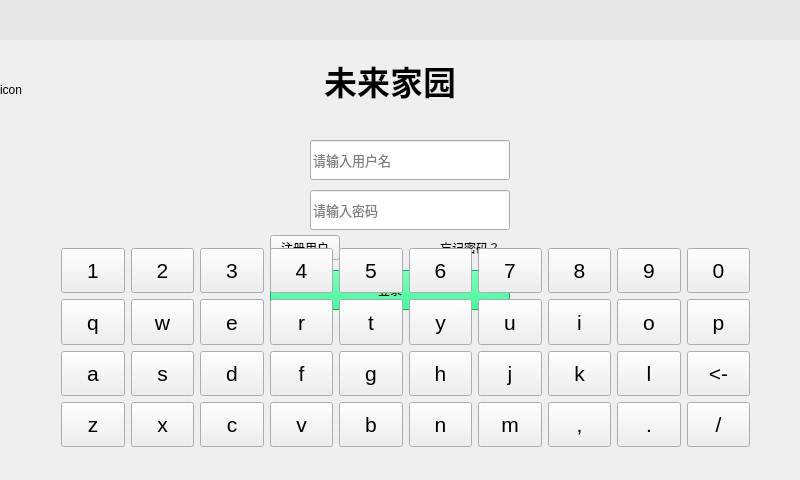
<?xml version="1.0" encoding="UTF-8"?>
<ui version="4.0">
 <class>loginWindow</class>
 <widget class="QMainWindow" name="loginWindow">
  <property name="geometry">
   <rect>
    <x>0</x>
    <y>0</y>
    <width>800</width>
    <height>480</height>
   </rect>
  </property>
  <property name="windowTitle">
   <string>loginWindow</string>
  </property>
  <widget class="QWidget" name="centralWidget">
   <widget class="QLabel" name="adLabel">
    <property name="geometry">
     <rect>
      <x>0</x>
      <y>0</y>
      <width>800</width>
      <height>480</height>
     </rect>
    </property>
    <property name="styleSheet">
     <string notr="true"/>
    </property>
    <property name="text">
     <string/>
    </property>
   </widget>
   <widget class="QPushButton" name="skipButton">
    <property name="geometry">
     <rect>
      <x>700</x>
      <y>0</y>
      <width>93</width>
      <height>28</height>
     </rect>
    </property>
    <property name="text">
     <string>点击跳过</string>
    </property>
   </widget>
   <widget class="QWidget" name="loginWidget" native="true">
    <property name="geometry">
     <rect>
      <x>0</x>
      <y>0</y>
      <width>800</width>
      <height>480</height>
     </rect>
    </property>
    <property name="styleSheet">
     <string notr="true"/>
    </property>
    <widget class="QLabel" name="label_2">
     <property name="geometry">
      <rect>
       <x>0</x>
       <y>39</y>
       <width>101</width>
       <height>101</height>
      </rect>
     </property>
     <property name="styleSheet">
      <string notr="true">border-image: url(:/image/icon/home.png);
border-radius: 50px</string>
     </property>
     <property name="text">
      <string>icon</string>
     </property>
    </widget>
    <widget class="QLabel" name="label_3">
     <property name="geometry">
      <rect>
       <x>270</x>
       <y>140</y>
       <width>40</width>
       <height>40</height>
      </rect>
     </property>
     <property name="font">
      <font>
       <family>宋体</family>
       <pointsize>10</pointsize>
      </font>
     </property>
     <property name="styleSheet">
      <string notr="true">border-image: url(:/image/icon/usr.png);
border-radius: 20px;</string>
     </property>
     <property name="text">
      <string/>
     </property>
     <property name="pixmap">
      <pixmap resource="res.qrc">:/image/icon/usr.png</pixmap>
     </property>
     <property name="scaledContents">
      <bool>true</bool>
     </property>
    </widget>
    <widget class="QLineEdit" name="lNamelineEdit">
     <property name="geometry">
      <rect>
       <x>310</x>
       <y>140</y>
       <width>200</width>
       <height>40</height>
      </rect>
     </property>
     <property name="font">
      <font>
       <family>宋体</family>
       <pointsize>10</pointsize>
      </font>
     </property>
     <property name="focusPolicy">
      <enum>Qt::TabFocus</enum>
     </property>
     <property name="styleSheet">
      <string notr="true"/>
     </property>
     <property name="placeholderText">
      <string>请输入用户名</string>
     </property>
    </widget>
    <widget class="QLabel" name="label_6">
     <property name="geometry">
      <rect>
       <x>270</x>
       <y>190</y>
       <width>40</width>
       <height>40</height>
      </rect>
     </property>
     <property name="font">
      <font>
       <family>宋体</family>
       <pointsize>10</pointsize>
      </font>
     </property>
     <property name="styleSheet">
      <string notr="true">border-image: url(:/image/icon/passwd.png);
border-radius: 15px</string>
     </property>
     <property name="text">
      <string/>
     </property>
    </widget>
    <widget class="QLineEdit" name="lpasswdlineEdit">
     <property name="geometry">
      <rect>
       <x>310</x>
       <y>190</y>
       <width>200</width>
       <height>40</height>
      </rect>
     </property>
     <property name="font">
      <font>
       <family>宋体</family>
       <pointsize>10</pointsize>
      </font>
     </property>
     <property name="focusPolicy">
      <enum>Qt::TabFocus</enum>
     </property>
     <property name="styleSheet">
      <string notr="true"/>
     </property>
     <property name="echoMode">
      <enum>QLineEdit::Password</enum>
     </property>
     <property name="placeholderText">
      <string>请输入密码</string>
     </property>
    </widget>
    <widget class="QLabel" name="label">
     <property name="geometry">
      <rect>
       <x>240</x>
       <y>60</y>
       <width>300</width>
       <height>40</height>
      </rect>
     </property>
     <property name="font">
      <font>
       <family>宋体</family>
       <pointsize>25</pointsize>
       <weight>75</weight>
       <bold>true</bold>
      </font>
     </property>
     <property name="text">
      <string>未来家园</string>
     </property>
     <property name="alignment">
      <set>Qt::AlignCenter</set>
     </property>
    </widget>
    <widget class="QPushButton" name="loginButton">
     <property name="geometry">
      <rect>
       <x>270</x>
       <y>270</y>
       <width>240</width>
       <height>40</height>
      </rect>
     </property>
     <property name="styleSheet">
      <string notr="true">background-color: rgb(0, 255, 127);</string>
     </property>
     <property name="text">
      <string>登录</string>
     </property>
    </widget>
    <widget class="QLabel" name="label_12">
     <property name="geometry">
      <rect>
       <x>440</x>
       <y>240</y>
       <width>72</width>
       <height>15</height>
      </rect>
     </property>
     <property name="text">
      <string>忘记密码？</string>
     </property>
    </widget>
    <widget class="QPushButton" name="reginButton">
     <property name="geometry">
      <rect>
       <x>270</x>
       <y>235</y>
       <width>70</width>
       <height>25</height>
      </rect>
     </property>
     <property name="text">
      <string>注册用户</string>
     </property>
    </widget>
    <widget class="QWidget" name="barwidget" native="true">
     <property name="geometry">
      <rect>
       <x>0</x>
       <y>0</y>
       <width>800</width>
       <height>40</height>
      </rect>
     </property>
     <property name="styleSheet">
      <string notr="true">background-color: rgb(230, 230, 230);</string>
     </property>
     <widget class="QPushButton" name="linkButton">
      <property name="geometry">
       <rect>
        <x>760</x>
        <y>0</y>
        <width>40</width>
        <height>40</height>
       </rect>
      </property>
      <property name="styleSheet">
       <string notr="true">background-image: url(:/image/icon/set.png);
border-radius: 15px</string>
      </property>
      <property name="text">
       <string/>
      </property>
     </widget>
     <widget class="QLabel" name="wifilabel">
      <property name="geometry">
       <rect>
        <x>0</x>
        <y>0</y>
        <width>40</width>
        <height>40</height>
       </rect>
      </property>
      <property name="styleSheet">
       <string notr="true">background-image: url(:/image/icon/wifion.png);
border-radius: 50px</string>
      </property>
      <property name="text">
       <string/>
      </property>
     </widget>
    </widget>
    <widget class="QPushButton" name="pushButton">
     <property name="geometry">
      <rect>
       <x>510</x>
       <y>195</y>
       <width>40</width>
       <height>30</height>
      </rect>
     </property>
     <property name="styleSheet">
      <string notr="true">border-image: url(:/image/icon/eye.png);
border-radius: 20px</string>
     </property>
     <property name="text">
      <string/>
     </property>
    </widget>
    <widget class="QWidget" name="myWidget" native="true">
     <property name="geometry">
      <rect>
       <x>0</x>
       <y>220</y>
       <width>800</width>
       <height>251</height>
      </rect>
     </property>
     <widget class="QWidget" name="layoutWidget">
      <property name="geometry">
       <rect>
        <x>50</x>
        <y>17</y>
        <width>711</width>
        <height>221</height>
       </rect>
      </property>
      <layout class="QGridLayout" name="gridLayout">
       <item row="0" column="0">
        <widget class="SoftKey" name="toolButton_154">
         <property name="sizePolicy">
          <sizepolicy hsizetype="Expanding" vsizetype="Expanding">
           <horstretch>0</horstretch>
           <verstretch>0</verstretch>
          </sizepolicy>
         </property>
         <property name="font">
          <font>
           <pointsize>16</pointsize>
          </font>
         </property>
         <property name="focusPolicy">
          <enum>Qt::NoFocus</enum>
         </property>
         <property name="text">
          <string>1</string>
         </property>
        </widget>
       </item>
       <item row="0" column="1">
        <widget class="SoftKey" name="toolButton_134">
         <property name="sizePolicy">
          <sizepolicy hsizetype="Expanding" vsizetype="Expanding">
           <horstretch>0</horstretch>
           <verstretch>0</verstretch>
          </sizepolicy>
         </property>
         <property name="font">
          <font>
           <pointsize>16</pointsize>
          </font>
         </property>
         <property name="focusPolicy">
          <enum>Qt::NoFocus</enum>
         </property>
         <property name="text">
          <string>2</string>
         </property>
        </widget>
       </item>
       <item row="0" column="2">
        <widget class="SoftKey" name="toolButton_156">
         <property name="sizePolicy">
          <sizepolicy hsizetype="Expanding" vsizetype="Expanding">
           <horstretch>0</horstretch>
           <verstretch>0</verstretch>
          </sizepolicy>
         </property>
         <property name="font">
          <font>
           <pointsize>16</pointsize>
          </font>
         </property>
         <property name="focusPolicy">
          <enum>Qt::NoFocus</enum>
         </property>
         <property name="text">
          <string>3</string>
         </property>
        </widget>
       </item>
       <item row="0" column="3">
        <widget class="SoftKey" name="toolButton_144">
         <property name="sizePolicy">
          <sizepolicy hsizetype="Expanding" vsizetype="Expanding">
           <horstretch>0</horstretch>
           <verstretch>0</verstretch>
          </sizepolicy>
         </property>
         <property name="font">
          <font>
           <pointsize>16</pointsize>
          </font>
         </property>
         <property name="focusPolicy">
          <enum>Qt::NoFocus</enum>
         </property>
         <property name="text">
          <string>4</string>
         </property>
        </widget>
       </item>
       <item row="0" column="4">
        <widget class="SoftKey" name="toolButton_129">
         <property name="sizePolicy">
          <sizepolicy hsizetype="Expanding" vsizetype="Expanding">
           <horstretch>0</horstretch>
           <verstretch>0</verstretch>
          </sizepolicy>
         </property>
         <property name="font">
          <font>
           <pointsize>16</pointsize>
          </font>
         </property>
         <property name="focusPolicy">
          <enum>Qt::NoFocus</enum>
         </property>
         <property name="text">
          <string>5</string>
         </property>
        </widget>
       </item>
       <item row="0" column="5">
        <widget class="SoftKey" name="toolButton_152">
         <property name="sizePolicy">
          <sizepolicy hsizetype="Expanding" vsizetype="Expanding">
           <horstretch>0</horstretch>
           <verstretch>0</verstretch>
          </sizepolicy>
         </property>
         <property name="font">
          <font>
           <pointsize>16</pointsize>
          </font>
         </property>
         <property name="focusPolicy">
          <enum>Qt::NoFocus</enum>
         </property>
         <property name="text">
          <string>6</string>
         </property>
        </widget>
       </item>
       <item row="0" column="6">
        <widget class="SoftKey" name="toolButton_124">
         <property name="sizePolicy">
          <sizepolicy hsizetype="Expanding" vsizetype="Expanding">
           <horstretch>0</horstretch>
           <verstretch>0</verstretch>
          </sizepolicy>
         </property>
         <property name="font">
          <font>
           <pointsize>16</pointsize>
          </font>
         </property>
         <property name="focusPolicy">
          <enum>Qt::NoFocus</enum>
         </property>
         <property name="text">
          <string>7</string>
         </property>
        </widget>
       </item>
       <item row="0" column="7">
        <widget class="SoftKey" name="toolButton_128">
         <property name="sizePolicy">
          <sizepolicy hsizetype="Expanding" vsizetype="Expanding">
           <horstretch>0</horstretch>
           <verstretch>0</verstretch>
          </sizepolicy>
         </property>
         <property name="font">
          <font>
           <pointsize>16</pointsize>
          </font>
         </property>
         <property name="focusPolicy">
          <enum>Qt::NoFocus</enum>
         </property>
         <property name="text">
          <string>8</string>
         </property>
        </widget>
       </item>
       <item row="0" column="8">
        <widget class="SoftKey" name="toolButton_158">
         <property name="sizePolicy">
          <sizepolicy hsizetype="Expanding" vsizetype="Expanding">
           <horstretch>0</horstretch>
           <verstretch>0</verstretch>
          </sizepolicy>
         </property>
         <property name="font">
          <font>
           <pointsize>16</pointsize>
          </font>
         </property>
         <property name="focusPolicy">
          <enum>Qt::NoFocus</enum>
         </property>
         <property name="text">
          <string>9</string>
         </property>
        </widget>
       </item>
       <item row="0" column="9">
        <widget class="SoftKey" name="toolButton_157">
         <property name="sizePolicy">
          <sizepolicy hsizetype="Expanding" vsizetype="Expanding">
           <horstretch>0</horstretch>
           <verstretch>0</verstretch>
          </sizepolicy>
         </property>
         <property name="font">
          <font>
           <pointsize>16</pointsize>
          </font>
         </property>
         <property name="focusPolicy">
          <enum>Qt::NoFocus</enum>
         </property>
         <property name="text">
          <string>0</string>
         </property>
        </widget>
       </item>
       <item row="1" column="0">
        <widget class="SoftKey" name="toolButton_140">
         <property name="sizePolicy">
          <sizepolicy hsizetype="Expanding" vsizetype="Expanding">
           <horstretch>0</horstretch>
           <verstretch>0</verstretch>
          </sizepolicy>
         </property>
         <property name="font">
          <font>
           <pointsize>16</pointsize>
          </font>
         </property>
         <property name="focusPolicy">
          <enum>Qt::NoFocus</enum>
         </property>
         <property name="text">
          <string>q</string>
         </property>
        </widget>
       </item>
       <item row="1" column="1">
        <widget class="SoftKey" name="toolButton_136">
         <property name="sizePolicy">
          <sizepolicy hsizetype="Expanding" vsizetype="Expanding">
           <horstretch>0</horstretch>
           <verstretch>0</verstretch>
          </sizepolicy>
         </property>
         <property name="font">
          <font>
           <pointsize>16</pointsize>
          </font>
         </property>
         <property name="focusPolicy">
          <enum>Qt::NoFocus</enum>
         </property>
         <property name="text">
          <string>w</string>
         </property>
        </widget>
       </item>
       <item row="1" column="2">
        <widget class="SoftKey" name="toolButton_132">
         <property name="sizePolicy">
          <sizepolicy hsizetype="Expanding" vsizetype="Expanding">
           <horstretch>0</horstretch>
           <verstretch>0</verstretch>
          </sizepolicy>
         </property>
         <property name="font">
          <font>
           <pointsize>16</pointsize>
          </font>
         </property>
         <property name="focusPolicy">
          <enum>Qt::NoFocus</enum>
         </property>
         <property name="text">
          <string>e</string>
         </property>
        </widget>
       </item>
       <item row="1" column="3">
        <widget class="SoftKey" name="toolButton_127">
         <property name="sizePolicy">
          <sizepolicy hsizetype="Expanding" vsizetype="Expanding">
           <horstretch>0</horstretch>
           <verstretch>0</verstretch>
          </sizepolicy>
         </property>
         <property name="font">
          <font>
           <pointsize>16</pointsize>
          </font>
         </property>
         <property name="focusPolicy">
          <enum>Qt::NoFocus</enum>
         </property>
         <property name="text">
          <string>r</string>
         </property>
        </widget>
       </item>
       <item row="1" column="4">
        <widget class="SoftKey" name="toolButton_139">
         <property name="sizePolicy">
          <sizepolicy hsizetype="Expanding" vsizetype="Expanding">
           <horstretch>0</horstretch>
           <verstretch>0</verstretch>
          </sizepolicy>
         </property>
         <property name="font">
          <font>
           <pointsize>16</pointsize>
          </font>
         </property>
         <property name="focusPolicy">
          <enum>Qt::NoFocus</enum>
         </property>
         <property name="text">
          <string>t</string>
         </property>
        </widget>
       </item>
       <item row="1" column="5">
        <widget class="SoftKey" name="toolButton_138">
         <property name="sizePolicy">
          <sizepolicy hsizetype="Expanding" vsizetype="Expanding">
           <horstretch>0</horstretch>
           <verstretch>0</verstretch>
          </sizepolicy>
         </property>
         <property name="font">
          <font>
           <pointsize>16</pointsize>
          </font>
         </property>
         <property name="focusPolicy">
          <enum>Qt::NoFocus</enum>
         </property>
         <property name="text">
          <string>y</string>
         </property>
        </widget>
       </item>
       <item row="1" column="6">
        <widget class="SoftKey" name="toolButton_141">
         <property name="sizePolicy">
          <sizepolicy hsizetype="Expanding" vsizetype="Expanding">
           <horstretch>0</horstretch>
           <verstretch>0</verstretch>
          </sizepolicy>
         </property>
         <property name="font">
          <font>
           <pointsize>16</pointsize>
          </font>
         </property>
         <property name="focusPolicy">
          <enum>Qt::NoFocus</enum>
         </property>
         <property name="text">
          <string>u</string>
         </property>
        </widget>
       </item>
       <item row="1" column="7">
        <widget class="SoftKey" name="toolButton_153">
         <property name="sizePolicy">
          <sizepolicy hsizetype="Expanding" vsizetype="Expanding">
           <horstretch>0</horstretch>
           <verstretch>0</verstretch>
          </sizepolicy>
         </property>
         <property name="font">
          <font>
           <pointsize>16</pointsize>
          </font>
         </property>
         <property name="focusPolicy">
          <enum>Qt::NoFocus</enum>
         </property>
         <property name="text">
          <string>i</string>
         </property>
        </widget>
       </item>
       <item row="1" column="8">
        <widget class="SoftKey" name="toolButton_125">
         <property name="sizePolicy">
          <sizepolicy hsizetype="Expanding" vsizetype="Expanding">
           <horstretch>0</horstretch>
           <verstretch>0</verstretch>
          </sizepolicy>
         </property>
         <property name="font">
          <font>
           <pointsize>16</pointsize>
          </font>
         </property>
         <property name="focusPolicy">
          <enum>Qt::NoFocus</enum>
         </property>
         <property name="text">
          <string>o</string>
         </property>
        </widget>
       </item>
       <item row="1" column="9">
        <widget class="SoftKey" name="toolButton_147">
         <property name="sizePolicy">
          <sizepolicy hsizetype="Expanding" vsizetype="Expanding">
           <horstretch>0</horstretch>
           <verstretch>0</verstretch>
          </sizepolicy>
         </property>
         <property name="font">
          <font>
           <pointsize>16</pointsize>
          </font>
         </property>
         <property name="focusPolicy">
          <enum>Qt::NoFocus</enum>
         </property>
         <property name="text">
          <string>p</string>
         </property>
        </widget>
       </item>
       <item row="2" column="0">
        <widget class="SoftKey" name="toolButton_131">
         <property name="sizePolicy">
          <sizepolicy hsizetype="Expanding" vsizetype="Expanding">
           <horstretch>0</horstretch>
           <verstretch>0</verstretch>
          </sizepolicy>
         </property>
         <property name="font">
          <font>
           <pointsize>16</pointsize>
          </font>
         </property>
         <property name="focusPolicy">
          <enum>Qt::NoFocus</enum>
         </property>
         <property name="text">
          <string>a</string>
         </property>
        </widget>
       </item>
       <item row="2" column="1">
        <widget class="SoftKey" name="toolButton_121">
         <property name="sizePolicy">
          <sizepolicy hsizetype="Expanding" vsizetype="Expanding">
           <horstretch>0</horstretch>
           <verstretch>0</verstretch>
          </sizepolicy>
         </property>
         <property name="font">
          <font>
           <pointsize>16</pointsize>
          </font>
         </property>
         <property name="focusPolicy">
          <enum>Qt::NoFocus</enum>
         </property>
         <property name="text">
          <string>s</string>
         </property>
        </widget>
       </item>
       <item row="2" column="2">
        <widget class="SoftKey" name="toolButton_126">
         <property name="sizePolicy">
          <sizepolicy hsizetype="Expanding" vsizetype="Expanding">
           <horstretch>0</horstretch>
           <verstretch>0</verstretch>
          </sizepolicy>
         </property>
         <property name="font">
          <font>
           <pointsize>16</pointsize>
          </font>
         </property>
         <property name="focusPolicy">
          <enum>Qt::NoFocus</enum>
         </property>
         <property name="text">
          <string>d</string>
         </property>
        </widget>
       </item>
       <item row="2" column="3">
        <widget class="SoftKey" name="toolButton_159">
         <property name="sizePolicy">
          <sizepolicy hsizetype="Expanding" vsizetype="Expanding">
           <horstretch>0</horstretch>
           <verstretch>0</verstretch>
          </sizepolicy>
         </property>
         <property name="font">
          <font>
           <pointsize>16</pointsize>
          </font>
         </property>
         <property name="focusPolicy">
          <enum>Qt::NoFocus</enum>
         </property>
         <property name="text">
          <string>f</string>
         </property>
        </widget>
       </item>
       <item row="2" column="4">
        <widget class="SoftKey" name="toolButton_148">
         <property name="sizePolicy">
          <sizepolicy hsizetype="Expanding" vsizetype="Expanding">
           <horstretch>0</horstretch>
           <verstretch>0</verstretch>
          </sizepolicy>
         </property>
         <property name="font">
          <font>
           <pointsize>16</pointsize>
          </font>
         </property>
         <property name="focusPolicy">
          <enum>Qt::NoFocus</enum>
         </property>
         <property name="text">
          <string>g</string>
         </property>
        </widget>
       </item>
       <item row="2" column="5">
        <widget class="SoftKey" name="toolButton_123">
         <property name="sizePolicy">
          <sizepolicy hsizetype="Expanding" vsizetype="Expanding">
           <horstretch>0</horstretch>
           <verstretch>0</verstretch>
          </sizepolicy>
         </property>
         <property name="font">
          <font>
           <pointsize>16</pointsize>
          </font>
         </property>
         <property name="focusPolicy">
          <enum>Qt::NoFocus</enum>
         </property>
         <property name="text">
          <string>h</string>
         </property>
        </widget>
       </item>
       <item row="2" column="6">
        <widget class="SoftKey" name="toolButton_130">
         <property name="sizePolicy">
          <sizepolicy hsizetype="Expanding" vsizetype="Expanding">
           <horstretch>0</horstretch>
           <verstretch>0</verstretch>
          </sizepolicy>
         </property>
         <property name="font">
          <font>
           <pointsize>16</pointsize>
          </font>
         </property>
         <property name="focusPolicy">
          <enum>Qt::NoFocus</enum>
         </property>
         <property name="text">
          <string>j</string>
         </property>
        </widget>
       </item>
       <item row="2" column="7">
        <widget class="SoftKey" name="toolButton_149">
         <property name="sizePolicy">
          <sizepolicy hsizetype="Expanding" vsizetype="Expanding">
           <horstretch>0</horstretch>
           <verstretch>0</verstretch>
          </sizepolicy>
         </property>
         <property name="font">
          <font>
           <pointsize>16</pointsize>
          </font>
         </property>
         <property name="focusPolicy">
          <enum>Qt::NoFocus</enum>
         </property>
         <property name="text">
          <string>k</string>
         </property>
        </widget>
       </item>
       <item row="2" column="8">
        <widget class="SoftKey" name="toolButton_151">
         <property name="sizePolicy">
          <sizepolicy hsizetype="Expanding" vsizetype="Expanding">
           <horstretch>0</horstretch>
           <verstretch>0</verstretch>
          </sizepolicy>
         </property>
         <property name="font">
          <font>
           <pointsize>16</pointsize>
          </font>
         </property>
         <property name="focusPolicy">
          <enum>Qt::NoFocus</enum>
         </property>
         <property name="text">
          <string>l</string>
         </property>
        </widget>
       </item>
       <item row="2" column="9">
        <widget class="SoftKey" name="toolButton_160">
         <property name="sizePolicy">
          <sizepolicy hsizetype="Expanding" vsizetype="Expanding">
           <horstretch>0</horstretch>
           <verstretch>0</verstretch>
          </sizepolicy>
         </property>
         <property name="font">
          <font>
           <pointsize>16</pointsize>
          </font>
         </property>
         <property name="focusPolicy">
          <enum>Qt::NoFocus</enum>
         </property>
         <property name="text">
          <string>&lt;-</string>
         </property>
        </widget>
       </item>
       <item row="3" column="0">
        <widget class="SoftKey" name="toolButton_133">
         <property name="sizePolicy">
          <sizepolicy hsizetype="Expanding" vsizetype="Expanding">
           <horstretch>0</horstretch>
           <verstretch>0</verstretch>
          </sizepolicy>
         </property>
         <property name="font">
          <font>
           <pointsize>16</pointsize>
          </font>
         </property>
         <property name="focusPolicy">
          <enum>Qt::NoFocus</enum>
         </property>
         <property name="text">
          <string>z</string>
         </property>
        </widget>
       </item>
       <item row="3" column="1">
        <widget class="SoftKey" name="toolButton_135">
         <property name="sizePolicy">
          <sizepolicy hsizetype="Expanding" vsizetype="Expanding">
           <horstretch>0</horstretch>
           <verstretch>0</verstretch>
          </sizepolicy>
         </property>
         <property name="font">
          <font>
           <pointsize>16</pointsize>
          </font>
         </property>
         <property name="focusPolicy">
          <enum>Qt::NoFocus</enum>
         </property>
         <property name="text">
          <string>x</string>
         </property>
        </widget>
       </item>
       <item row="3" column="2">
        <widget class="SoftKey" name="toolButton_137">
         <property name="sizePolicy">
          <sizepolicy hsizetype="Expanding" vsizetype="Expanding">
           <horstretch>0</horstretch>
           <verstretch>0</verstretch>
          </sizepolicy>
         </property>
         <property name="font">
          <font>
           <pointsize>16</pointsize>
          </font>
         </property>
         <property name="focusPolicy">
          <enum>Qt::NoFocus</enum>
         </property>
         <property name="text">
          <string>c</string>
         </property>
        </widget>
       </item>
       <item row="3" column="3">
        <widget class="SoftKey" name="toolButton_143">
         <property name="sizePolicy">
          <sizepolicy hsizetype="Expanding" vsizetype="Expanding">
           <horstretch>0</horstretch>
           <verstretch>0</verstretch>
          </sizepolicy>
         </property>
         <property name="font">
          <font>
           <pointsize>16</pointsize>
          </font>
         </property>
         <property name="focusPolicy">
          <enum>Qt::NoFocus</enum>
         </property>
         <property name="text">
          <string>v</string>
         </property>
        </widget>
       </item>
       <item row="3" column="4">
        <widget class="SoftKey" name="toolButton_142">
         <property name="sizePolicy">
          <sizepolicy hsizetype="Expanding" vsizetype="Expanding">
           <horstretch>0</horstretch>
           <verstretch>0</verstretch>
          </sizepolicy>
         </property>
         <property name="font">
          <font>
           <pointsize>16</pointsize>
          </font>
         </property>
         <property name="focusPolicy">
          <enum>Qt::NoFocus</enum>
         </property>
         <property name="text">
          <string>b</string>
         </property>
        </widget>
       </item>
       <item row="3" column="5">
        <widget class="SoftKey" name="toolButton_155">
         <property name="sizePolicy">
          <sizepolicy hsizetype="Expanding" vsizetype="Expanding">
           <horstretch>0</horstretch>
           <verstretch>0</verstretch>
          </sizepolicy>
         </property>
         <property name="font">
          <font>
           <pointsize>16</pointsize>
          </font>
         </property>
         <property name="focusPolicy">
          <enum>Qt::NoFocus</enum>
         </property>
         <property name="text">
          <string>n</string>
         </property>
        </widget>
       </item>
       <item row="3" column="6">
        <widget class="SoftKey" name="toolButton_150">
         <property name="sizePolicy">
          <sizepolicy hsizetype="Expanding" vsizetype="Expanding">
           <horstretch>0</horstretch>
           <verstretch>0</verstretch>
          </sizepolicy>
         </property>
         <property name="font">
          <font>
           <pointsize>16</pointsize>
          </font>
         </property>
         <property name="focusPolicy">
          <enum>Qt::NoFocus</enum>
         </property>
         <property name="text">
          <string>m</string>
         </property>
        </widget>
       </item>
       <item row="3" column="7">
        <widget class="SoftKey" name="toolButton_145">
         <property name="sizePolicy">
          <sizepolicy hsizetype="Expanding" vsizetype="Expanding">
           <horstretch>0</horstretch>
           <verstretch>0</verstretch>
          </sizepolicy>
         </property>
         <property name="font">
          <font>
           <pointsize>16</pointsize>
          </font>
         </property>
         <property name="focusPolicy">
          <enum>Qt::NoFocus</enum>
         </property>
         <property name="text">
          <string>,</string>
         </property>
        </widget>
       </item>
       <item row="3" column="8">
        <widget class="SoftKey" name="toolButton_122">
         <property name="sizePolicy">
          <sizepolicy hsizetype="Expanding" vsizetype="Expanding">
           <horstretch>0</horstretch>
           <verstretch>0</verstretch>
          </sizepolicy>
         </property>
         <property name="font">
          <font>
           <pointsize>16</pointsize>
          </font>
         </property>
         <property name="focusPolicy">
          <enum>Qt::NoFocus</enum>
         </property>
         <property name="text">
          <string>.</string>
         </property>
        </widget>
       </item>
       <item row="3" column="9">
        <widget class="SoftKey" name="toolButton_146">
         <property name="sizePolicy">
          <sizepolicy hsizetype="Expanding" vsizetype="Expanding">
           <horstretch>0</horstretch>
           <verstretch>0</verstretch>
          </sizepolicy>
         </property>
         <property name="font">
          <font>
           <pointsize>16</pointsize>
          </font>
         </property>
         <property name="focusPolicy">
          <enum>Qt::NoFocus</enum>
         </property>
         <property name="text">
          <string>/</string>
         </property>
        </widget>
       </item>
      </layout>
     </widget>
    </widget>
    <zorder>label_2</zorder>
    <zorder>label_3</zorder>
    <zorder>lNamelineEdit</zorder>
    <zorder>label_6</zorder>
    <zorder>lpasswdlineEdit</zorder>
    <zorder>label</zorder>
    <zorder>label_12</zorder>
    <zorder>loginButton</zorder>
    <zorder>reginButton</zorder>
    <zorder>barwidget</zorder>
    <zorder>pushButton</zorder>
    <zorder>myWidget</zorder>
   </widget>
  </widget>
 </widget>
 <layoutdefault spacing="6" margin="11"/>
 <customwidgets>
  <customwidget>
   <class>SoftKey</class>
   <extends>QToolButton</extends>
   <header>softkey.h</header>
  </customwidget>
 </customwidgets>
 <resources>
  <include location="res.qrc"/>
 </resources>
 <connections/>
</ui>
